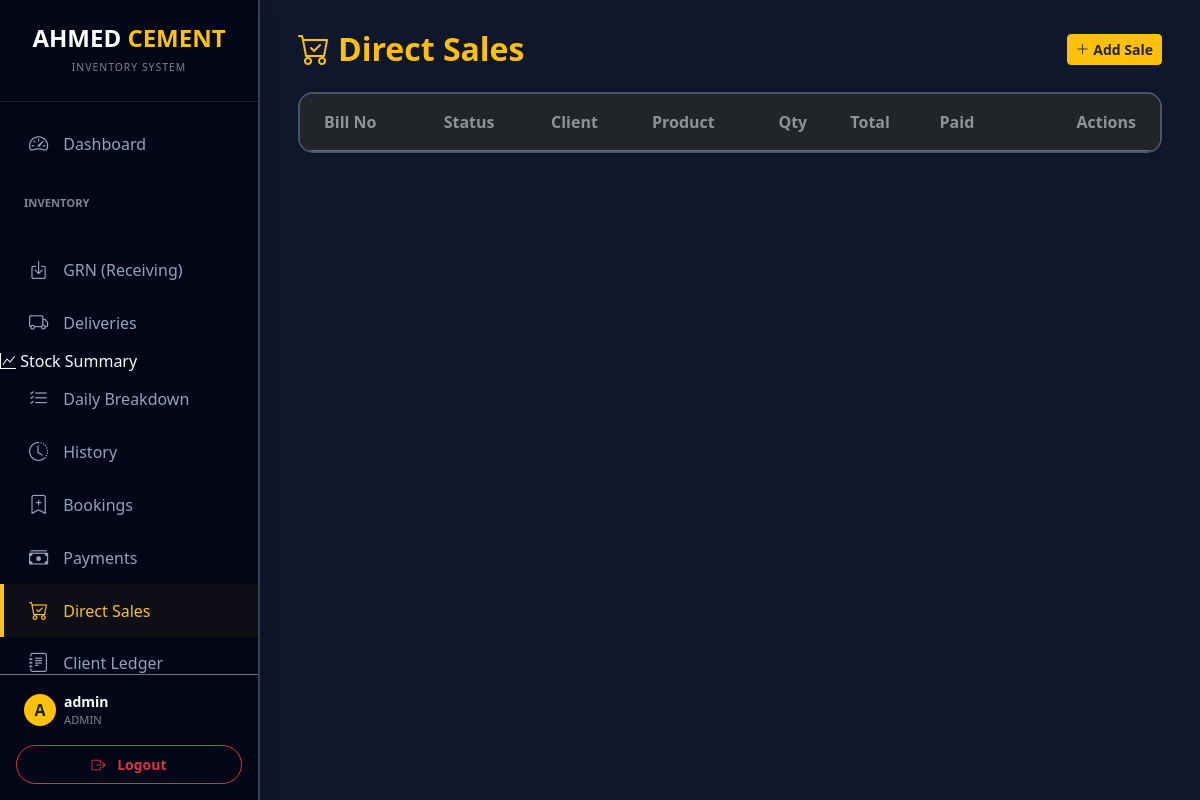
Before: /direct_sales (signed in) with the older database file.
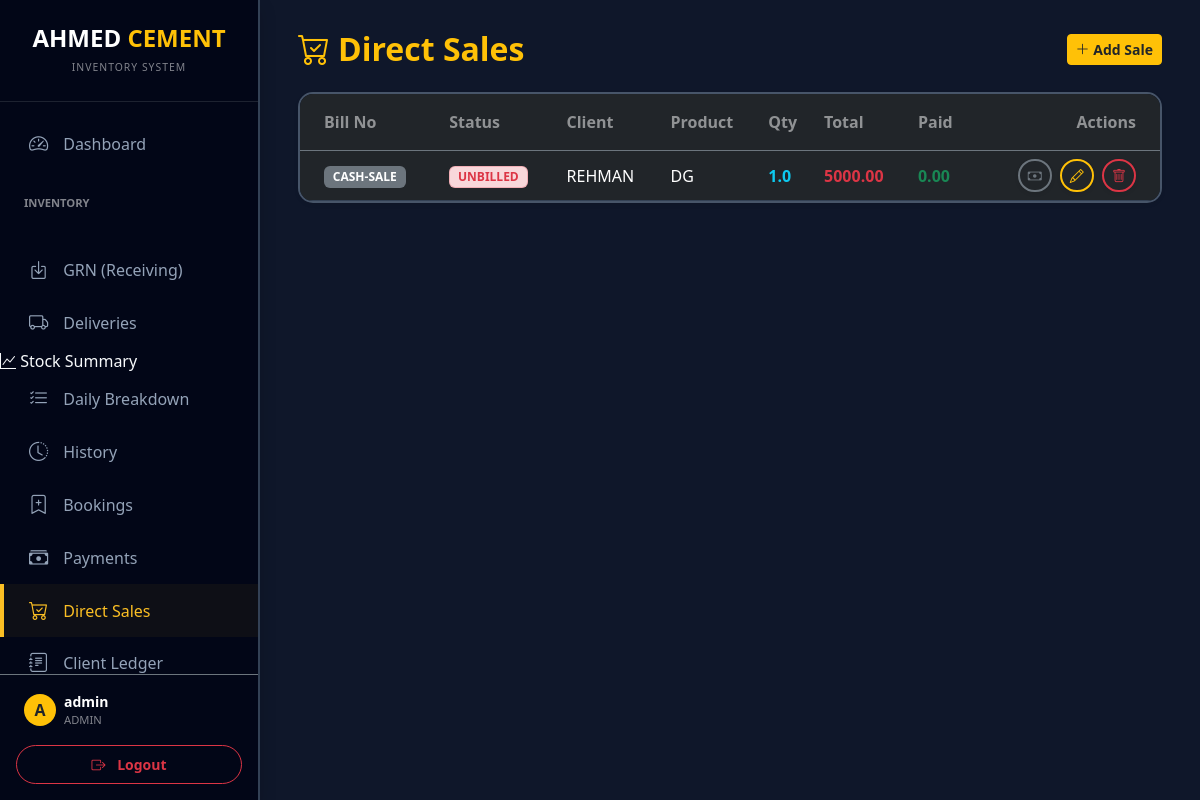
After: the same page with the newer database file.
### models.py (models this page shows)
class DirectSale(db.Model):
    id = db.Column(db.Integer, primary_key=True)
    client_name = db.Column(db.String(100))
    category = db.Column(db.String(50))
    amount = db.Column(db.Float, default=0)
    paid_amount = db.Column(db.Float, default=0)
    manual_bill_no = db.Column(db.String(50))
    photo_path = db.Column(db.String(200))
    invoice_id = db.Column(db.Integer, db.ForeignKey('invoice.id'), nullable=True)
    date_posted = db.Column(db.DateTime, default=datetime.now)
    items = db.relationship('DirectSaleItem', backref='direct_sale', lazy=True, cascade='all, delete-orphan')

class DirectSaleItem(db.Model):
    id = db.Column(db.Integer, primary_key=True)
    sale_id = db.Column(db.Integer, db.ForeignKey('direct_sale.id'), nullable=False)
    product_name = db.Column(db.String(100))
    qty = db.Column(db.Float, default=0)
    price_at_time = db.Column(db.Float, default=0)

### main.py (the view)
@app.route('/direct_sales')
@login_required
def direct_sales_page():
    sales = DirectSale.query.order_by(DirectSale.date_posted.desc()).all()
    materials = Material.query.order_by(Material.name.asc()).all()
    clients = Client.query.filter_by(is_active=True).order_by(Client.name.asc()).all()
    categories = sorted(list({c.category for c in clients if c.category}))
    if 'Cash' not in categories:
        categories.insert(0, 'Cash')
    client_name_prefill = request.args.get('client_name', '').strip()
    counter = BillCounter.query.first()
    if not counter:
        counter = BillCounter(count=1000)
        db.session.add(counter)
        db.session.commit()
    next_auto = f"#{counter.count}"
    return render_template('direct_sales.html',
                           sales=sales,
                           materials=materials,
                           clients=clients,
                           categories=categories,
                           next_auto=next_auto,
                           client_name_prefill=client_name_prefill)

### main.py (called while the page is built)
@login_manager.user_loader
def load_user(user_id):
    return db.session.get(User, int(user_id))

### templates/direct_sales.html (shortened to what the changed rows need)
{% extends "layout.html" %}
{% block content %}
<div class="d-flex flex-column flex-md-row justify-content-between align-items-md-center mb-4 gap-3">
    <h2 class="fw-bold text-warning mb-0"><i class="bi bi-cart-check me-2"></i>Direct Sales</h2>
</div>
<div class="card border-0 shadow-sm" style="background: #1e293b; border: 2px solid #475569 !important; border-radius: 15px; overflow: hidden;">
    <div class="table-responsive">
        <table class="table table-dark table-hover align-middle mb-0">
            <thead style="background: #0f172a;">
                <tr>
                    <th class="fw-bold py-3 ps-4 border-bottom border-secondary text-white-50">Bill No</th>
                    <th class="fw-bold py-3 border-bottom border-secondary text-white-50">Status</th>
                    <th class="fw-bold py-3 border-bottom border-secondary text-white-50">Client</th>
                    <th class="fw-bold py-3 border-bottom border-secondary text-white-50">Product</th>
                    <th class="fw-bold py-3 border-bottom border-secondary text-white-50">Qty</th>
                    <th class="fw-bold py-3 border-bottom border-secondary text-white-50">Total</th>
                    <th class="fw-bold py-3 border-bottom border-secondary text-white-50">Paid</th>
                    <th class="fw-bold py-3 text-end pe-4 border-bottom border-secondary text-white-50">Actions</th>
                </tr>
            </thead>
            <tbody style="background: #1e293b;">
                {% for sale in sales %}
                <tr style="border-bottom: 1px solid #334155;">
                    <td class="ps-4">
                        {% if sale.manual_bill_no %}
                        <a href="/view_bill/{{ sale.manual_bill_no|replace('#', '%23') }}" class="badge bg-dark border border-secondary text-warning text-decoration-none">{{ sale.manual_bill_no }}</a>
                        {% elif sale.invoice %}
                        <a href="/view_bill/{{ sale.invoice.invoice_no|replace('#', '%23') }}" class="badge bg-dark border border-secondary text-info text-decoration-none">{{ sale.invoice.invoice_no }}</a>
                        {% else %}
                        <span class="badge bg-secondary text-white border border-secondary border-opacity-25">CASH-SALE</span>
                        {% endif %}
                    </td>
                    <td>
                        {% if not sale.manual_bill_no and not sale.invoice_id %}
                            <span class="badge bg-danger-subtle text-danger border border-danger border-opacity-25">UNBILLED</span>
                        {% else %}
                            <span class="badge bg-success-subtle text-success border border-success border-opacity-25">BILLED</span>
                        {% endif %}
                    </td>
                    <td class="text-white">{{ sale.client_name }}</td>
                    <td class="text-white">
                        {% if sale.items %}
                            {{ sale.items[0].product_name }}
                        {% else %}
                            -
                        {% endif %}
                    </td>
                    <td class="text-info fw-bold">
                        {% if sale.items %}
                            {{ sale.items[0].qty }}
                        {% else %}
                            0
                        {% endif %}
                    </td>
                    <td class="text-danger fw-bold">{{ currency_symbol }}{{ "%.2f"|format(sale.amount) }}</td>
                    <td class="text-success fw-bold">{{ currency_symbol }}{{ "%.2f"|format(sale.paid_amount) }}</td>
                    <td class="text-end pe-4">
                        {% if sale.invoice %}
                        <a href="/view_bill/{{ sale.invoice.invoice_no|replace('#', '%23') }}" class="btn btn-outline-info btn-sm border-2 rounded-pill shadow-sm me-1" title="View Invoice"><i class="bi bi-receipt"></i></a>
                        {% elif sale.manual_bill_no %}
                        <a href="/view_bill/{{ sale.manual_bill_no|replace('#', '%23') }}" class="btn btn-outline-info btn-sm border-2 rounded-pill shadow-sm me-1" title="View"><i class="bi bi-eye"></i></a>
                        {% else %}
                        <button class="btn btn-outline-secondary btn-sm border-2 rounded-pill shadow-sm me-1" title="Cash Sale"><i class="bi bi-cash"></i></button>
                        {% endif %}
                        <button type="button" class="btn btn-outline-warning btn-sm border-2 rounded-pill shadow-sm me-1" data-bs-toggle="modal" data-bs-target="#editSaleModal{{ sale.id }}" title="Edit">
                            <i class="bi bi-pencil"></i>
                        </button>
                        <a href="/delete_bill/Sale/{{ sale.id }}" class="btn btn-outline-danger btn-sm border-2 rounded-pill shadow-sm" onclick="return confirm('Delete sale?')"><i class="bi bi-trash"></i></a>
                    </td>
                </tr>
                {% endfor %}
            </tbody>
        </table>
    </div>
</div>
{% endblock %}

Changed rows visible on the page:
added DirectSale: manual_bill_no "CASH-SALE", client_name "REHMAN", product_name "DG", qty "1.0", amount "5000.00", paid_amount "0.00"
